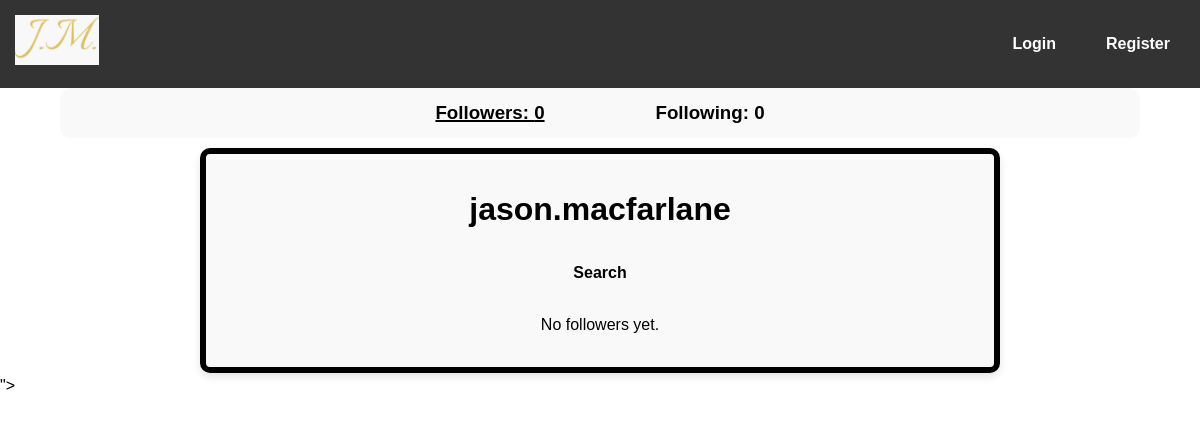
/post/followers-following-view/1/followers/, run on an earlier commit of the app's database.
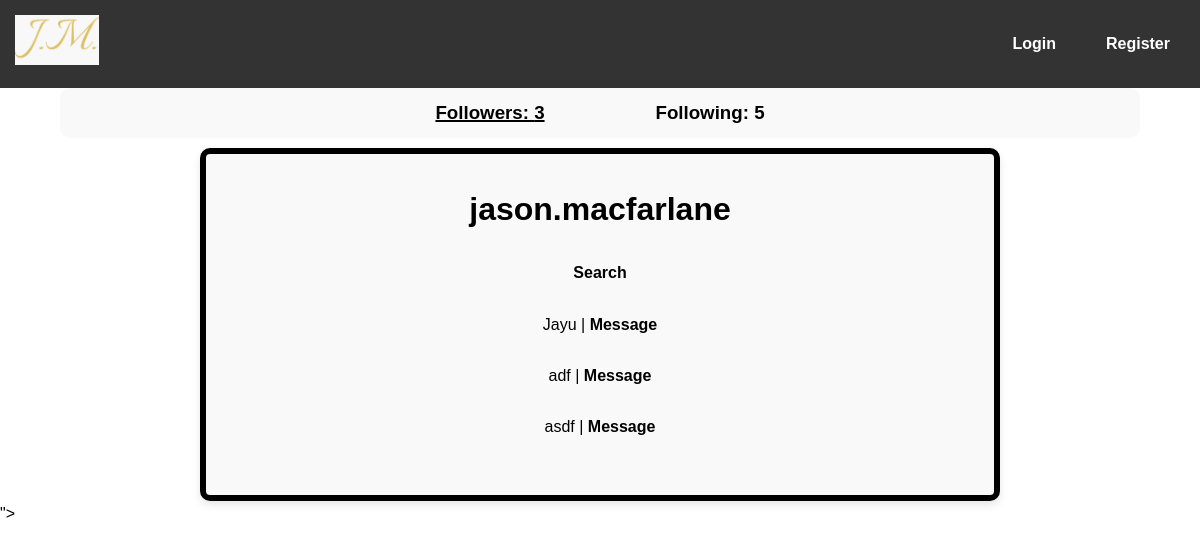
And on a later commit of the database.
### post/models.py (models this page shows)
class Follow(models.Model):
    user_from = models.ForeignKey(settings.AUTH_USER_MODEL, related_name='follower', on_delete=models.CASCADE)
    user_to = models.ForeignKey(settings.AUTH_USER_MODEL, related_name='following', on_delete=models.CASCADE)
    following = models.BooleanField(default=True)

### post/views.py (the view, shortened to what this page needs)
# urls.py: path('followers-following-view/<int:user_id>/<str:flag>/', views.followers_following_view, name='followers_following_view'),
def followers_following_view(request, user_id, flag):
    User = get_user_model()
    user = get_object_or_404(User, id=user_id)
    if flag == 'followers':
        followers = Follow.objects.filter(user_to=user)
        follower_count = followers.count()
        following_count = Follow.objects.filter(user_from=user).count()
        return render(request, 'post/followers_following.html', {'user': user, 'followers': followers, 'follower_count': follower_count, 'following_count': following_count, 'flag': flag})

### post/templates/post/followers_following.html (shortened to what this page needs)
{% extends "base.html" %}
{% block content %}
<div id="follow-header-container">
    <div class="follow-header-box">
        <h3><a class="custom-link {% if flag == 'followers' %}active{% endif %}" href="{% url 'post:followers_following_view' user.id 'followers' %}">Followers: {{ follower_count }}</a></h3>
    </div>
    <div class="follow-header-box">
        <h3><a class="custom-link {% if flag == 'following' %}active{% endif %}" href="{% url 'post:followers_following_view' user.id 'following' %}">Following: {{ following_count }}</a></h3>
    </div>
</div>
<div class="center-box">
    <div class="box-content">
        <h1>{{ user.username }}</h1>
        <br>
        <h4>Search</h4>
        <br>
        {% if flag == 'followers' %}
            {% if not followers %}
                <p>No followers yet.</p>
            {% else %}
                {% for follower in followers %}
                    <p>
                        {{ follower.user_from.username }} | <strong><a class="custom-link" href="{% url 'chat:chat_view' follower.user_from.id %}">Message</a></strong>
                    </p>
                    <br>
                {% endfor %}
            {% endif %}
        {% endif %}
    </div>
</div>
{% endblock %}

What changed in the data, as far as the page shows it:
added Follow: user_from.username "Jayu"
added Follow: user_from.username "adf"
added Follow: user_from.username "asdf"
Also different on the page:
{{ follower_count }}: "0" → "3"
{{ following_count }}: "0" → "5"
text no longer shown: "No followers yet."
